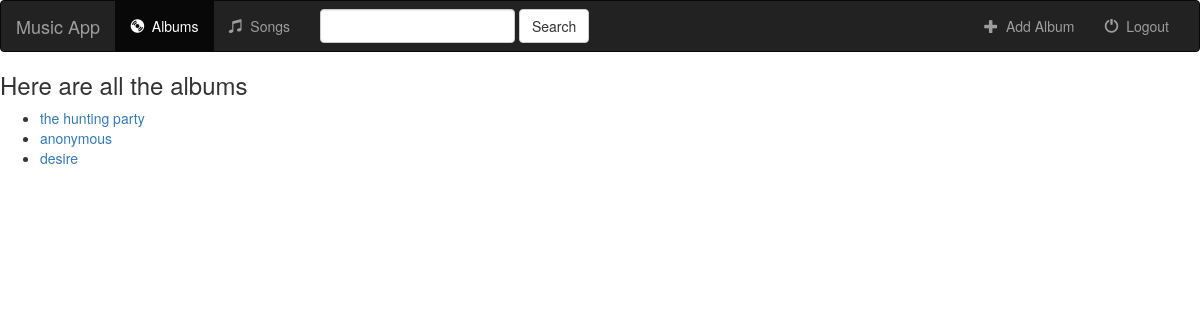
Page /music/ on the earlier database version.
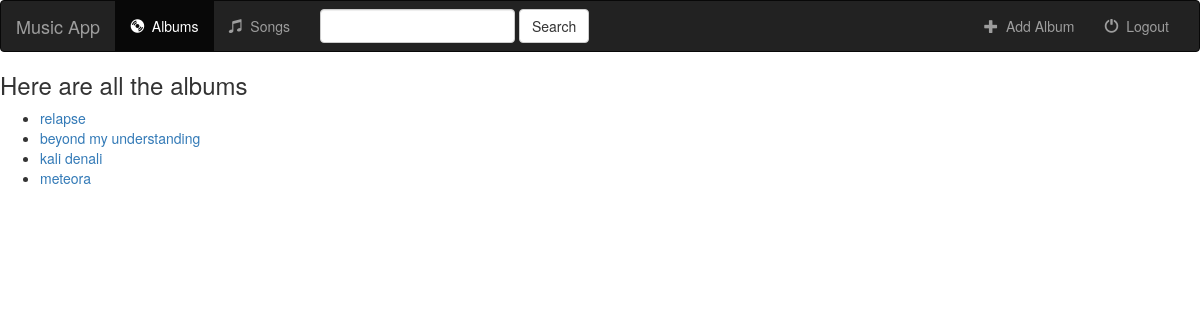
Same page on the later database version.
### musicapp/models.py (models this page shows, shortened)
class Album(models.Model):
    artist = models.CharField(max_length=100)
    album_title = models.CharField(max_length=100)
    genre = models.CharField(max_length=100)
    album_logo = models.FileField()

### musicapp/views.py (the view)
class IndexView(generic.ListView):
    template_name = "index.html"
    def get_queryset(self):
        return Album.objects.all()

### musicapp/templates/index.html (shortened to what this page needs)
{% extends 'musicapp/base.html' %}
{% block body %}
<h3> Here are all the albums</h3>
<ul>
    {% for album in object_list %}
        <li>
            <a href="{% url 'music:lists' album.id%}">{{ album.album_title }}</a>
        </li>
    {% endfor %}
</ul>
{% endblock %}

### musicapp/templates/musicapp/base.html (shortened to what this page needs)
<!DOCTYPE html>
<html lang="en">
<head>
    <link rel="stylesheet" href="http://maxcdn.bootstrapcdn.com/bootstrap/3.3.7/css/bootstrap.min.css">
</head>
<body>
    <nav class="navbar navbar-inverse">
    <div class="container-fluid">
        <div class="navbar-header">
            <a class="navbar-brand" href="{% url 'music:index' %}">Music App</a>
        </div>
        <div class="collapse navbar-collapse" id="topNavBar" >
            <ul class="nav navbar-nav">
                <li class="active">
                    <a href="{% url 'music:index' %}">
                        <span class="glyphicon glyphicon-cd" aria-hidden="true"></span>&nbsp;
                        Albums
                    </a>
                </li>
                 <li class="">
                    <a href="{% url 'music:index' %}">
                        <span class="glyphicon glyphicon-music" aria-hidden="true"></span>&nbsp;
                        Songs
                    </a>
                </li>
            </ul>
            <form class="navbar-form navbar-left" role="search" method="get" action="#">
                <div class="form-group">
                    <input type="text" class="form-control" name="q" value=""/>
                </div>
                <button type="submit" class="btn btn-default">Search</button>
            </form>
            <ul class="nav navbar-nav navbar-right">
                <li class="">
                    <a href="{% url 'music:album-add' %}">
                        <span class="glyphicon glyphicon-plus" aria-hidden="true"></span>&nbsp;
                        Add Album
                    </a>
                </li>
                <li class="">
                    <a href="{% url 'music:index' %}">
                        <span class="glyphicon glyphicon-off" aria-hidden="true"></span>&nbsp;
                        Logout
                    </a>
                </li>
            </ul>
        </div>
    </div>
</nav>
    {% block body %}
    {% endblock %}
</body>
</html>

Differences in the rows shown:
removed Album: album_title "the hunting party"
removed Album: album_title "desire"
added Album: album_title "relapse"
changed Album: album_title "anonymous" → "beyond my understanding"
added Album: album_title "kali denali"
added Album: album_title "meteora"
